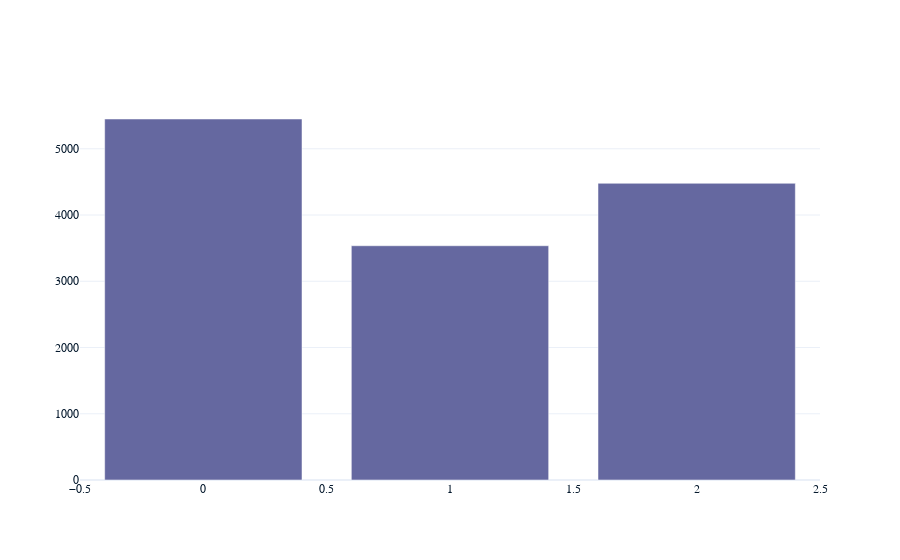

Notebook cell for this chart:
### Code cell
mass_fig = go.Figure(data=[
    go.Bar(name='Body Mass', x=stat_penguins.index, y=stat_penguins['body_mass_g'])
])

mass_fig.update_layout(barmode='group')
mass_fig.show()

### Figure 1 — Plotly figure (JSON) as saved in the notebook; plotly's stock layout.template omitted (floating-point values rounded to 4 significant figures)
{"data": [{"name": "Body Mass", "x": [0, 1, 2], "y": [5450.0, 3536.0, 4479.0], "type": "bar"}], "layout": {"barmode": "group"}}
